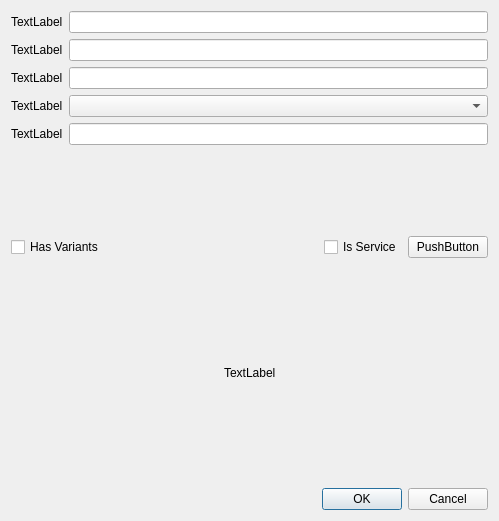
<?xml version="1.0" encoding="UTF-8"?>
<ui version="4.0">
 <class>Dialog</class>
 <widget class="QDialog" name="Dialog">
  <property name="geometry">
   <rect>
    <x>0</x>
    <y>0</y>
    <width>499</width>
    <height>521</height>
   </rect>
  </property>
  <property name="windowTitle">
   <string>Dialog</string>
  </property>
  <layout class="QVBoxLayout" name="verticalLayout">
   <item>
    <layout class="QFormLayout" name="formLayout">
     <item row="0" column="0">
      <widget class="QLabel" name="nameLabel">
       <property name="text">
        <string>TextLabel</string>
       </property>
      </widget>
     </item>
     <item row="1" column="0">
      <widget class="QLabel" name="costLabel">
       <property name="text">
        <string>TextLabel</string>
       </property>
      </widget>
     </item>
     <item row="2" column="0">
      <widget class="QLabel" name="priceLabel">
       <property name="text">
        <string>TextLabel</string>
       </property>
      </widget>
     </item>
     <item row="3" column="0">
      <widget class="QLabel" name="categoryLabel">
       <property name="text">
        <string>TextLabel</string>
       </property>
      </widget>
     </item>
     <item row="0" column="1">
      <widget class="QLineEdit" name="productName"/>
     </item>
     <item row="1" column="1">
      <widget class="QLineEdit" name="costEdit"/>
     </item>
     <item row="2" column="1">
      <widget class="QLineEdit" name="priceEdit"/>
     </item>
     <item row="3" column="1">
      <widget class="QComboBox" name="categorySelect"/>
     </item>
     <item row="4" column="0">
      <widget class="QLabel" name="stockLabel">
       <property name="text">
        <string>TextLabel</string>
       </property>
      </widget>
     </item>
     <item row="4" column="1">
      <widget class="QLineEdit" name="quantityEdit"/>
     </item>
    </layout>
   </item>
   <item>
    <layout class="QHBoxLayout" name="horizontalLayout">
     <item>
<widget class="QCheckBox" name="hasVariantsCheck">
        <property name="text">
         <string>Has Variants</string>
        </property>
       </widget>
     </item>
     <item>
      <spacer name="horizontalSpacer">
       <property name="orientation">
        <enum>Qt::Orientation::Horizontal</enum>
       </property>
       <property name="sizeHint" stdset="0">
        <size>
         <width>40</width>
         <height>20</height>
        </size>
       </property>
      </spacer>
     </item>
     <item>
<widget class="QCheckBox" name="isServiceCheck">
        <property name="text">
         <string>Is Service</string>
        </property>
       </widget>
     </item>
     <item>
      <widget class="QPushButton" name="variantsAddBtn">
       <property name="text">
        <string>PushButton</string>
       </property>
      </widget>
     </item>
    </layout>
   </item>
   <item>
    <layout class="QHBoxLayout" name="horizontalLayout_2">
     <item>
      <spacer name="horizontalSpacer_2">
       <property name="orientation">
        <enum>Qt::Orientation::Horizontal</enum>
       </property>
       <property name="sizeHint" stdset="0">
        <size>
         <width>40</width>
         <height>20</height>
        </size>
       </property>
      </spacer>
     </item>
     <item>
      <widget class="QLabel" name="imageLabel">
       <property name="text">
        <string>TextLabel</string>
       </property>
      </widget>
     </item>
     <item>
      <spacer name="horizontalSpacer_3">
       <property name="orientation">
        <enum>Qt::Orientation::Horizontal</enum>
       </property>
       <property name="sizeHint" stdset="0">
        <size>
         <width>40</width>
         <height>20</height>
        </size>
       </property>
      </spacer>
     </item>
    </layout>
   </item>
   <item>
    <widget class="QDialogButtonBox" name="CCBtns">
     <property name="standardButtons">
      <set>QDialogButtonBox::StandardButton::Cancel|QDialogButtonBox::StandardButton::Ok</set>
     </property>
    </widget>
   </item>
  </layout>
 </widget>
 <resources/>
 <connections/>
</ui>
